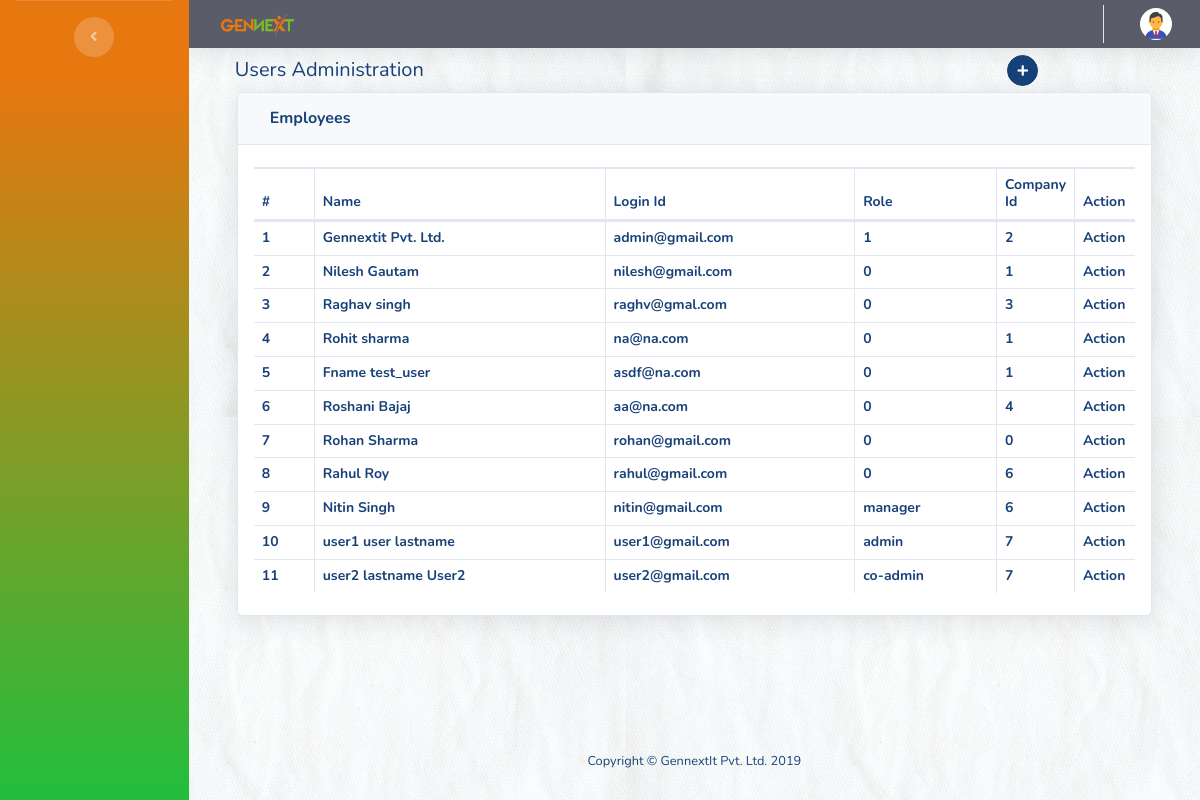
Page /index.php/home/c_users on the committed database.
### tables this page shows
CREATE TABLE `users` (
  `id` int(11) NOT NULL,
  `f_name` varchar(50) DEFAULT NULL,
  `l_name` varchar(50) DEFAULT NULL,
  `email_id` varchar(50) DEFAULT NULL,
  `password` varchar(50) DEFAULT NULL,
  `date_time` datetime NOT NULL DEFAULT current_timestamp(),
  `contact_no` varchar(15) NOT NULL,
  `user_role` text NOT NULL,
  `company_id` int(11) NOT NULL
);

### application/controllers/Home.php (called while the page is built, shortened)
<?php
class Home extends CI_Controller
{
	public function c_users()
	{
		$data['users'] = $this->MainModel->selectAll('users');
		$this->load->view('common_view/header');
		$this->load->view('common_view/nav');
		$this->load->view('users', $data);
		$this->load->view('common_view/footer');
	}
}

### index.php (called while the page is built, shortened)
<?php
require_once BASEPATH.'core/CodeIgniter.php';

### application/models/MainModel.php (called while the page is built, shortened)
<?php
class MainModel extends ci_model
{
    public function selectAll($tableName = null, $order_col = null)
    {
        $this->db->order_by($order_col, "asc");
        $result = $this->db->get($tableName)->result_array();
        return $this->db->affected_rows() ? $result : FALSE;
    }
}

### application/views/users.php (the view, shortened to what this page needs)
<!--
<?php echo "<pre>";
print_r($users);?> -->
<div class="container-fluid">
  <div class="container-fluid">
    <div class="row">
      <h1 class="h3 mb-0 p-10 col-sm-10">Users Administration</h1>
      <a href="<?php echo base_url('admin/register-user')?>" class="btn btn-primary add_tmp_pr " role="button">
        <i class="fas fa-plus text-white " title="Add New users"></i>
      </a>
    </div>
    <div class="card shadow mb-4">
      <div class="card-header py-3">
        <div class="row m-0 p-0">
          <h6 class="m-0 font-weight-bold text-primary col-sm-11">Employees</h6>
        </div>
      </div>
      <div class="card-body">
        <div class="table-responsive">
          <table class="table table-bordered dataTable" id="dataTableuser" width="100%" cellspacing="0">
            <thead>
              <tr>
                <th class="fs-14 as-44">#</th>
                <th class="fs-14 ">Name</th>
                <th class="fs-14 ">Login Id</th>
                <th class="fs-14 ">Role</th>
                <th class="fs-14 as-44">Company Id</th>
                <th class="fs-14 as-44">Action</th>
              </tr>
            </thead>
            <tbody id="">
              <?php
              for ($i = 0; $i < count($users); $i++) {
                ?>
                <tr>
                  <th class="fs-14 as-44"><?php echo $i+1?></th>
                  <th class="fs-14 "><?php echo $users[$i]['f_name'] . " " . $users[$i]['l_name']; ?></th>
                  <th class="fs-14 "><?php echo $users[$i]['email_id']; ?></th>
                  <th class="fs-14 "><?php echo $users[$i]['user_role']; ?></th>
                  <th class="fs-14 "><?php echo $users[$i]['company_id']; ?></th>
                  <th class="fs-14 as-44">Action</th>
                </tr>
              <?php } ?>
            </tbody>
          </table>
        </div>
      </div>
    </div>
  </div>
</div>

### application/views/common_view/header.php (shortened to what this page needs)
<!DOCTYPE html>
<html lang="en">
<head>
  <link href="<?php echo base_url('assets/vendor/fontawesome-free/css/all.min.css') ?>" rel="stylesheet" type="text/css">
  <link href="<?php echo base_url('assets/css/sb-admin-2.min.css') ?>" rel="stylesheet">
  <link href="<?php echo base_url('assets/css/style.css') ?>" rel="stylesheet">
  <link href=" <?php echo base_url('assets/vendor/datatables/dataTables.bootstrap4.min.css') ?>" rel="stylesheet">
</head>
<body id="page-top ">

### application/views/common_view/nav.php (shortened to what this page needs)
<div id="wrapper">
  <ul class="navbar-nav bg-gradient-primary sidebar sidebar-dark accordion" id="accordionSidebar">
    <div class="text-center d-none d-md-inline">
      <button class="rounded-circle border-0" id="sidebarToggle"></button>
    </div>
  </ul>
  <div id="content-wrapper" class="d-flex flex-column">
    <div id="content">
      <nav id="navbar" class="navbar navbar-expand navbar-dark text-white bg-dark topbar static-top shadow ">
        <form class="d-none d-sm-inline-block form-inline mr-auto ml-md-3 my-2 my-md-0  navbar-search">
          <div class="input-group">
          <a href="<?php echo base_url('admin') ?>">  <img class="h-25" src="<?php echo base_url('assets/img/logoiso27001.png') ?>" alt="Logo"></a>
          </div>
        </form>
        <ul class="navbar-nav ml-auto">
          <li class="nav-item dropdown no-arrow">
            <a class="nav-link dropdown-toggle" href="#" id="userDropdown" role="button" data-toggle="dropdown" aria-haspopup="true" aria-expanded="false">
              <img class="img-profile rounded-circle" src="<?php echo base_url('assets/img/admin.png') ?>">
            </a>
          </li>
        </ul>
      </nav>

### application/views/common_view/footer.php (shortened to what this page needs)
</div>
<footer class="sticky-footer ">
    <div class="container">
        <div class="copyright text-center">
            <span>Copyright &copy; GennextIt Pvt. Ltd. 2019</span>
        </div>
    </div>
</footer>
</div>
</body>
</html>

### assets/css/style.css (style rules this page uses)
.m-0 { margin: 0px !important }
.mb-0 { margin-bottom: 0px !important; }
.p-0 { padding: 0px !important }
.p-10 { padding: 10px !important }
.text-white { color: white; }
.fas { cursor: pointer; }
.add_tmp_pr { height: 31px; width: 31px; margin-top: 7px; border-radius: 50%; font-size: 12px; }
.add_tmp_pr i { margin-top: 3px; margin-left: -3px; }
.fs-14 { font-size: 14px !important; }
.as-44 { width: 44px !important; }
.h-25 { height: 25px !important; }

### rows in the picture
users: f_name "Gennextit", l_name "Pvt. Ltd.", email "admin@gmail.com", user_role "1", company "2"
users: f_name "Nilesh", l_name "Gautam", email "nilesh@gmail.com", user_role "0", company "1"
users: f_name "Raghav", l_name "singh", email "raghv@gmal.com", user_role "0", company "3"
users: f_name "Rohit", l_name "sharma", email "na@na.com", user_role "0", company "1"
users: f_name "Fname", l_name "test_user", email "asdf@na.com", user_role "0", company "1"
users: f_name "Roshani", l_name "Bajaj", email "aa@na.com", user_role "0", company "4"
users: f_name "Rohan", l_name "Sharma", email "rohan@gmail.com", user_role "0", company "0"
users: f_name "Rahul", l_name "Roy", email "rahul@gmail.com", user_role "0", company "6"
users: f_name "Nitin", l_name "Singh", email "nitin@gmail.com", user_role "manager", company "6"
users: f_name "user1", l_name "user lastname", email "user1@gmail.com", user_role "admin", company "7"
users: f_name "user2", l_name "lastname User2", email "user2@gmail.com", user_role "co-admin", company "7"
